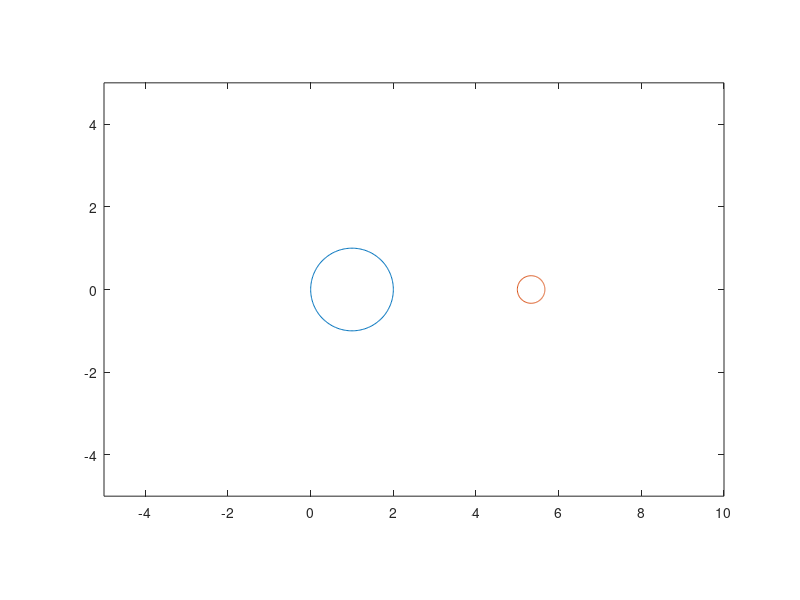

Write MATLAB code to recreate this figure.
function mobiuscirc
	t=0:pi/100:2*pi;
	v=exp(i*t)+1;
	# Draw the circle using v
	plot(v)
	axis([-5 10 -5 5],'equal');
	hold on;
	# Apply a Mobius transformation to v with a=5,b=5,1,1 (a=first and b=last matricola digit) and store the points in a vector w
	a=6;
	b=5;
	w=(a*v + b)./(v+1);
	# Plot w on the same graph
	plot(w)

	# What is the resulting image? What are the properties of this mobius transformation?
	# Answer: translation by 1 to the right + radius decrease
end
